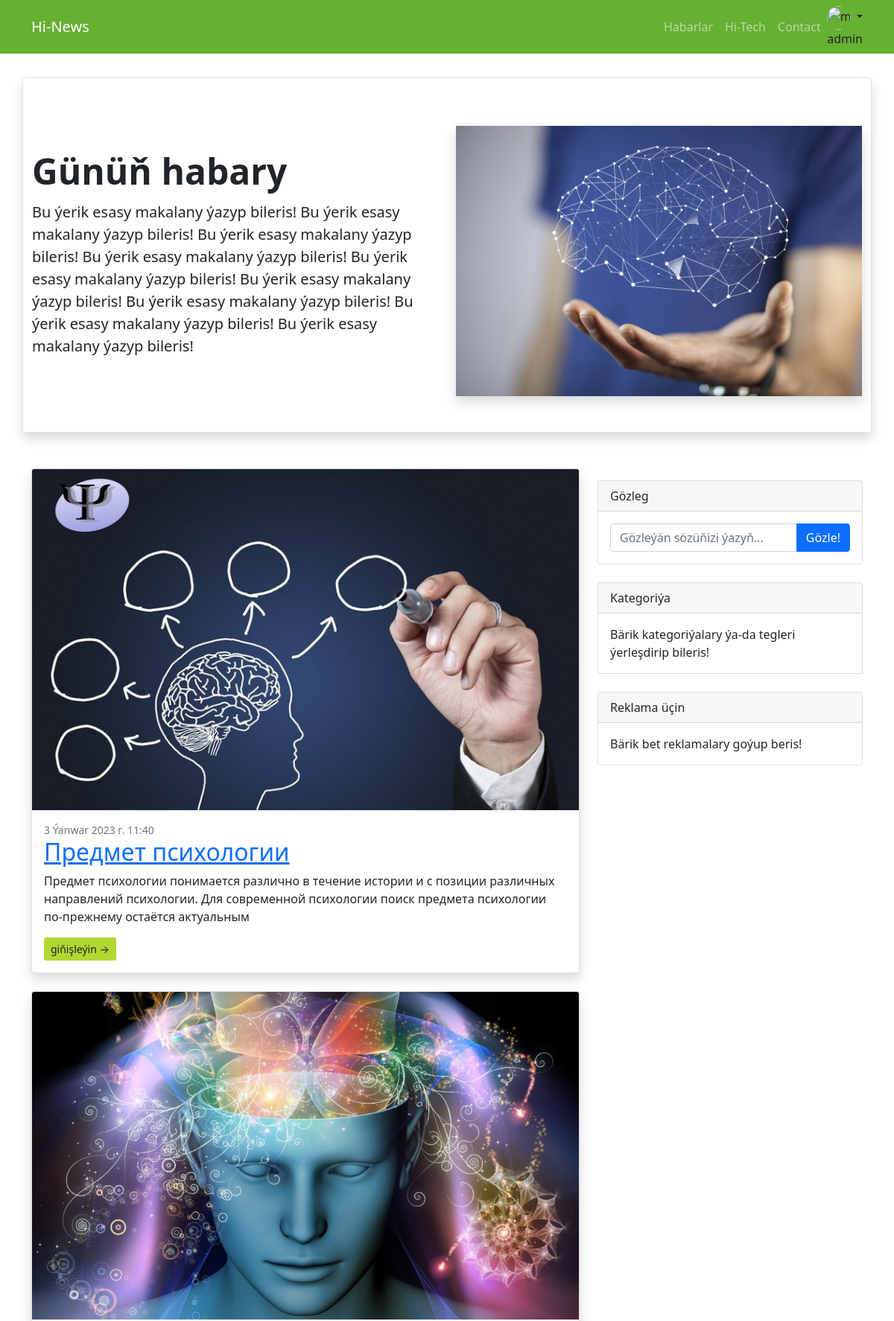
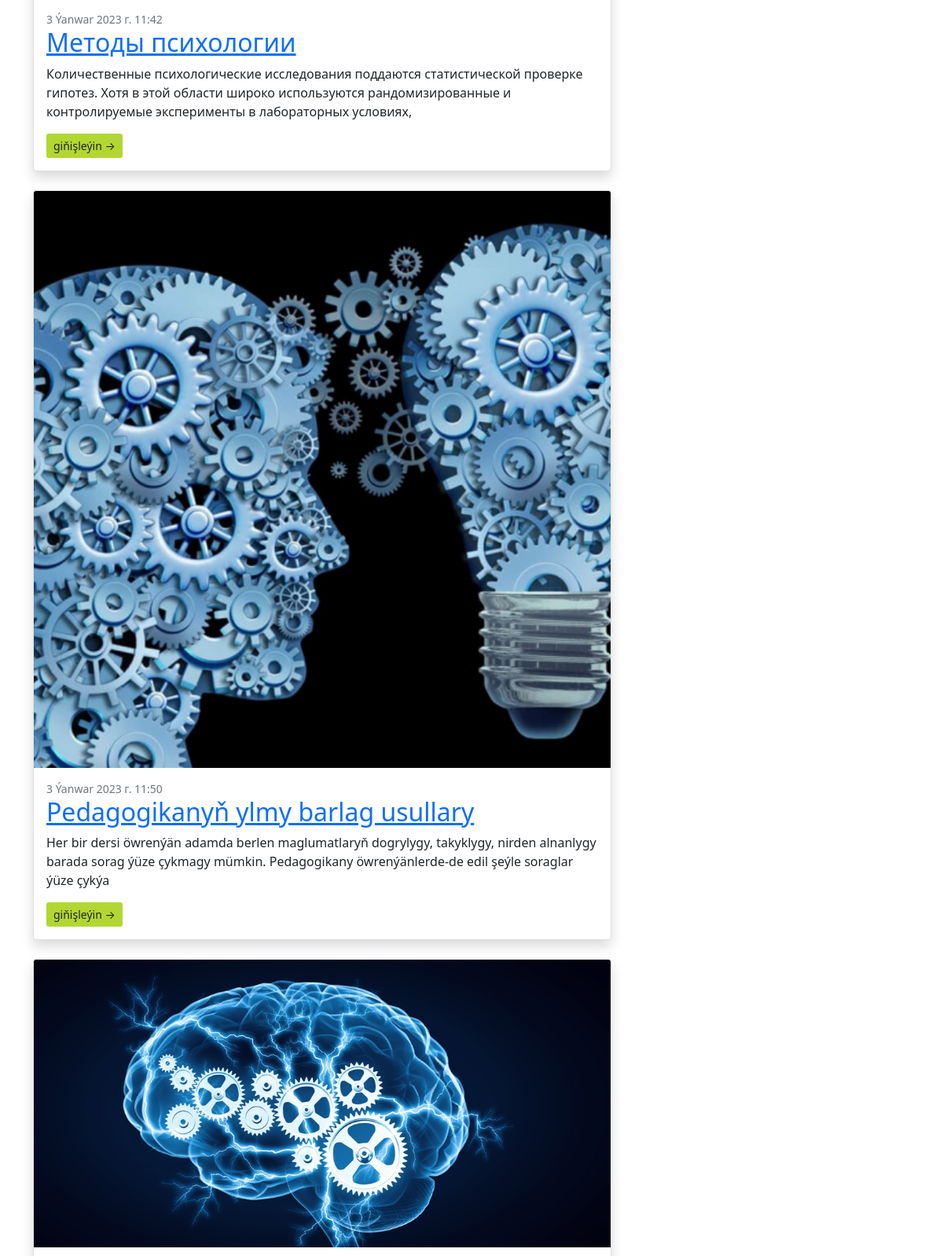
The app's page / (signed in, upper part) with its own data (2 pictures, top to bottom).
### accounts/models.py (models this page shows)
class CustomUser(AbstractUser):
    age = models.PositiveIntegerField('yaşy', null=True, blank=True)

### articles/models.py (models this page shows, shortened)
class Article(models.Model):
    title = models.CharField(max_length=200)
    summary = models.CharField('Gysgaça', max_length=200, blank=True)
    body = RichTextField()
    category = models.ManyToManyField(Category, verbose_name='Kategoriyasy', related_name='blog_category')
    photo = models.ImageField(upload_to='images/', blank=True)
    date = models.DateTimeField(auto_now_add=True)
    author = models.ForeignKey(get_user_model(), on_delete=models.CASCADE)
    class Meta:
        verbose_name_plural = "Makala"

### articles/views.py (the view)
# urls.py: path('', ArticleListView.as_view(), name='article_list'),
class ArticleListView(CategoryFilter, ListView):
    model = Article
    template_name = 'article_list.html'

### templates/article_list.html (shortened to what this page needs)
{% extends 'base.html' %}
{% load static %}
{% block content %}
    <div class="container">
        <div class="row">
            <div class="container my-5">
                <div class="row flex-lg-row-reverse align-items-center gy-3 py-5 rounded-3 border shadow">
                    <div class="col-10 col-sm-8 col-lg-6">
                        <img src="{% static 'assets/psihologiya.jpg' %}" class=" mx-lg-auto img-fluid shadow"
                             alt="Bootstrap Themes" width="700" height="500" loading="lazy">
                    </div>
                    <div class="col-lg-6">
                        <h1 class="display-5 fw-bold lh-1 mb-3">Günüň habary</h1>
                        <p class="lead">Bu ýerik esasy makalany ýazyp bileris! Bu ýerik esasy makalany ýazyp bileris! Bu ýerik esasy makalany ýazyp bileris! Bu ýerik esasy makalany ýazyp bileris! Bu ýerik esasy makalany ýazyp bileris!
                        Bu ýerik esasy makalany ýazyp bileris! Bu ýerik esasy makalany ýazyp bileris! Bu ýerik esasy makalany ýazyp bileris! Bu ýerik esasy makalany ýazyp bileris! </p>
                    </div>
                </div>
            </div>
            <div class="col-lg-8">
                {% for article in object_list %}
                    <div class="card mb-4 shadow">
                        <a href="{% url 'article_detail' article.pk %}"><img class="card-img-top" src="{{ article.photo.url }}"
                                          alt="{{ article.title }}"/></a>
                        <div class="card-body">
                            <div class="small text-muted">{{ article.date }}</div>
                            <a href="{% url 'article_detail' article.pk %}"><h2 class="card-title">{{ article.title }}</h2></a>
                            <p class="card-text">{{ article.summary }}</p>
                            <a class="btn btn-sm" style="background-color: #b2d732" href="{% url 'article_detail' article.pk %}">giňişleýin →</a>
                        </div>
                    </div>
                {% endfor %}
            </div>
            {% include 'include/widget.html' %}
        </div>
    </div>
{% endblock content %}

### templates/base.html (shortened to what this page needs)
{% load static %}
<!DOCTYPE html>
<html class="h-100">
<head>
    <link rel="stylesheet" href="{% static 'bootstrap/css/bootstrap.min.css' %}">
    <link rel="stylesheet" href="{% static 'css/styles.css' %}">
    <link rel="stylesheet" href="{% static 'css/headers.css' %}">
</head>
<body class="d-flex flex-column h-100 ">
<nav class="navbar navbar-expand-lg navbar-dark " style="background-color: #66B032">
    <div class="container">
        <a class="navbar-brand" href="{% url 'article_list' %}">Hi-News</a>
        <div class="collapse navbar-collapse" id="navbarSupportedContent">
            <ul class="navbar-nav ms-auto mb-2 mb-lg-0">
                <li class="nav-item"><a class="nav-link" href="#">Habarlar</a></li>
                <li class="nav-item"><a class="nav-link" href="#!">Hi-Tech</a></li>
                <li class="nav-item"><a class="nav-link" href="#!">Contact</a></li>
            </ul>
            <div class="dropdown text-end">
                {% if user.is_authenticated %}
                    <a href="#" class="d-block link-dark text-decoration-none dropdown-toggle" id="dropdownUser1"
                       data-bs-toggle="dropdown" aria-expanded="false">
                        <img src="https://github.com/mdo.png" alt="mdo" width="32" height="32" class="rounded-circle">
                    </a>
                    {{ user.username }}
                {% else %}
                    <form class="form-inline ml-auto">
                        <a href="{% url 'login' %}" class="btn btn-outline-primary me-2">Girmek</a>
                        <a href="{% url 'signup' %}" class="btn btn-primary">Hasap açmak</a>
                    </form>
                {% endif %}
            </div>
        </div>
    </div>
</nav>
<div class="container">
    <div class="row">
        {% block content %}
        {% endblock content %}
    </div>
</div>
</body>
</html>

### static/css/headers.css (style rules this page uses)
.dropdown-toggle { outline: 0; }

### records on screen
CustomUser: username "admin"
Article: photo (picture), date "3 Ýanwar 2023 г. 11:40", title "Предмет психологии", summary "Предмет психологии понимается различно в течение истории и с позиции различных направлений психологии. Для современной психологии поиск предмета психологии по-прежнему остаётся актуальным"
Article: photo (picture), date "3 Ýanwar 2023 г. 11:42", title "Методы психологии", summary "Количественные психологические исследования поддаются статистической проверке гипотез. Хотя в этой области широко используются рандомизированные и контролируемые эксперименты в лабораторных условиях,"
Article: photo (picture), date "3 Ýanwar 2023 г. 11:50", title "Pedagogikanyň ylmy barlag usullary", summary "Her bir dersi öwrenýän adamda berlen maglumatlaryň dogrylygy, takyklygy, nirden alnanlygy barada sorag ýüze çykmagy mümkin. Pedagogikany öwrenýänlerde-de edil şeýle soraglar ýüze çykýa"
Article: photo (picture)
